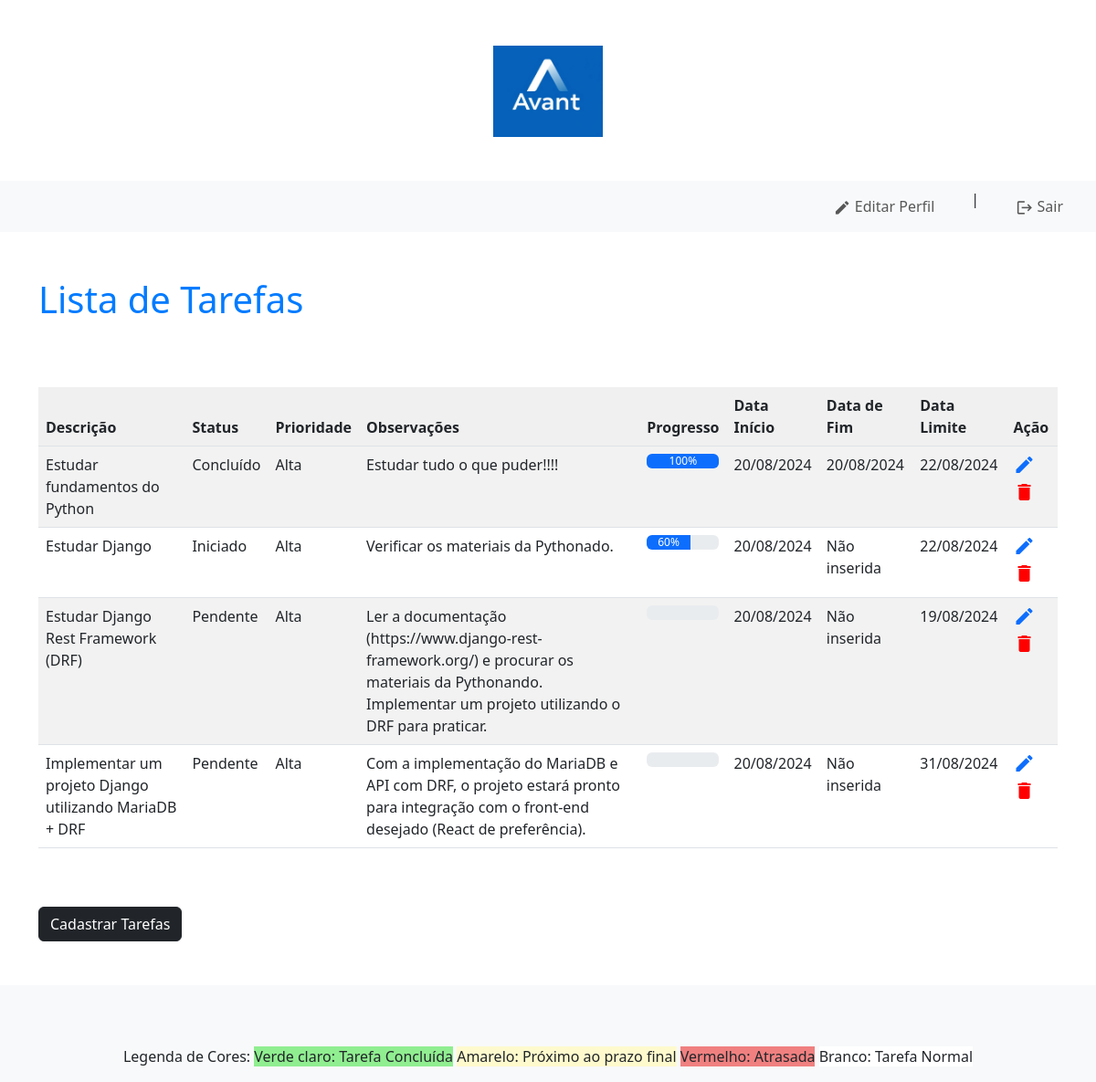
Screenshot of /tarefas/listar_tarefas/ (signed in) with the database file from the repository.
### tarefas/models.py (models this page shows, shortened)
class Tarefas(models.Model):
    status_choices = (
        (1, "Pendente"),
        (2, "Iniciado"),
        (3, "Concluído"),
        (4, "Excluído"),
    )
    prioridade_choices = (
        (1, "Baixa"),
        (2, "Média"),
        (3, "Alta"),
    )
    descricao = models.CharField(
        max_length=255, verbose_name="Descrição", null=False, blank=False
    )
    status = models.IntegerField(
        choices=status_choices, default=1, verbose_name="Status"
    )
    prioridade = models.IntegerField(
        choices=prioridade_choices, default=1, verbose_name="Prioridade"
    )
    obs = models.TextField(blank=True, null=True)
    progresso_conclusao = models.IntegerField(default=0, blank=True, null=True)
    dataInicio = models.DateTimeField(auto_now_add=True)
    dataFim = models.DateTimeField(blank=True, null=True)
    dataLimite = models.DateTimeField(blank=True, null=True)
    user = models.ForeignKey(User, on_delete=models.CASCADE)

### tarefas/views.py (the view)
# urls.py: path("listar_tarefas/", views.listar_tarefas, name="listar_tarefas"),
def listar_tarefas(request):
    if not request.user.is_authenticated:
        return redirect("/usuarios/logar")
    tarefas = (
        Tarefas.objects.filter(user=request.user)
        .exclude(status=4)
        .order_by("dataInicio")
    )  # Filtra as tarefas do usuário logado
    hoje = date.today()
    data_alerta = hoje + timedelta(days=3)  # Calcula a data com 3 dias a mais
    return render(
        request,
        "listar_tarefas.html",
        {"tarefas": tarefas, "hoje": hoje, "data_alerta": data_alerta},
    )

### tarefas/templates/listar_tarefas.html (shortened to what this page needs)
{% load static %}
<!DOCTYPE html>
<html lang="pt-br">
<head>
    <link href="https://cdn.jsdelivr.net/npm/bootstrap@5.3.0-alpha1/dist/css/bootstrap.min.css" rel="stylesheet">
    <link rel="stylesheet" href="{% static 'tarefas/css/tarefas.css' %}">
</head>
<body>
  <div class="row justify-content-center mb-5">
    <div class="col-md-4 text-center">
      <img src="{% static 'geral/img/LogoAvant1.jpg' %}" alt="Logo" class="img-fluid" style="margin-top: 50px; max-width: 200px; max-height: 100px;">
    </div>
  </div>
  <nav class="navbar navbar-expand-lg navbar-light bg-light">
    <div class="container-fluid">
      <div class="collapse navbar-collapse" id="navbarNav">
        <ul class="navbar-nav ms-auto">
          <li class="nav-item">
            <a
              class="nav-link"
              href="{% url 'editar_usuario' %}"
              aria-current="page"
            >
              <span class="material-icons icon-menu">edit</span> Editar Perfil
            </a>
          </li>
          <li class="nav-item">
            <span class="mx-3">|</span>
          </li>
          <li class="nav-item">
            <a
              class="nav-link"
              href="{% url 'deslogar' %}"
              onclick="return confirm('Deseja realmente sair?');"
            >
              <span class="material-icons icon-menu">logout</span> Sair
            </a>
          </li>
        </ul>
      </div>
    </div>
  </nav>
    <div class="container">
        <h1 class="mb-4">Lista de Tarefas</h1>
        <br>
        <br>
        <table class="table table-striped">
            <thead>
                <tr>
                    <th>Descrição</th>
                    <th>Status</th>
                    <th>Prioridade</th>
                    <th>Observações</th>
                    <th>Progresso</th>
                    <th>Data Início</th>
                    <th>Data de Fim</th>
                    <th>Data Limite</th>
                    <th>Ação</th>
                </tr>
            </thead>
            <tbody>
                {% for tarefa in tarefas %}
                <tr class="{% if tarefa.status == 3 %}concluida{% elif tarefa.dataLimite and tarefa.dataLimite|date:'Y-m-d' < hoje|date:'Y-m-d' %}atraso{% elif tarefa.dataLimite and tarefa.dataLimite|date:'Y-m-d' < data_alerta|date:'Y-m-d' %}alerta{% else %}normal{% endif %}">
                    <td>{{ tarefa.descricao }}</td>
                    <td>
                        {% if tarefa.status == 1 %}
                            Pendente
                        {% elif tarefa.status == 2 %}
                            Iniciado
                        {% elif tarefa.status == 3 %}
                            Concluído
                        {% elif tarefa.status == 4 %}
                            Excluído
                        {% endif %}
                    </td>
                    <td>
                        {% if tarefa.prioridade == 1 %}
                            Baixa
                        {% elif tarefa.prioridade == 2 %}
                            Média
                        {% elif tarefa.prioridade == 3 %}
                            Alta
                        {% endif %}
                    </td>
                    <td>{{ tarefa.obs }}</td>
                    <td>
                        <div class="progress">
                            <div class="progress-bar" role="progressbar" style="width: {{ tarefa.progresso_conclusao }}%;" aria-valuenow="{{ tarefa.progresso_conclusao }}" aria-valuemin="0" aria-valuemax="100">{{ tarefa.progresso_conclusao }}%</div>
                        </div>
                    </td>
                    <td>{{ tarefa.dataInicio|date:"d/m/Y" }}</td>
                    {% if tarefa.dataFim %}
                      <td>{{ tarefa.dataFim|date:"d/m/Y" }}</td>
                      {% else %}
                          <td> Não inserida </td>
                      {% endif %}
                      <td>{{ tarefa.dataLimite|date:"d/m/Y" }}</td>
                      <td>
                        <a href="{% url 'editar_tarefa' tarefa.id %}" class="material-icons">edit</a>
                        <a href="{% url 'excluir_tarefa' tarefa.id %}" class="material-icons my-icon-color_delete" onclick="return confirm('Tem certeza que deseja excluir a tarefa?');">delete</a>
                    </td>
                    </tr>
                {% endfor %}
            </tbody>
        </table>
        <br><br>
        <a href="{% url 'cadastrar_tarefa' %}"  class="btn btn-dark">Cadastrar Tarefas</a>
    </div>
    <footer class="footer mt-5 py-3 bg-light">
        <div class="container">
          <div class="row">
            <div class="col-md-12 text-center">
              <p class="mb-0">
                Legenda de Cores:
                <span class="concluida">Verde claro: Tarefa Concluída</span>
                <span class="alerta">Amarelo: Próximo ao prazo final</span>
                <span class="atraso">Vermelho: Atrasada</span>
                <span class="normal">Branco: Tarefa Normal</span>
              </p>
            </div>
          </div>
        </div>
      </footer>
</body>
</html>

### templates/static/tarefas/css/tarefas.css (style rules this page uses)
.table { width: 100%; }
.table th { background-color: #f0f0f0; }
.container { margin-top: 50px; }
h1 { color: #007bff; }
.my-icon-color_delete { color: red; }
a { text-decoration: none; }
.alerta { background-color: #fffacd; }
.atraso { background-color: #f08080; }
.concluida { background-color: #90EE90; }
.normal { background-color: white; }
.navbar-nav .nav-item { margin-right: 1rem; }
.icon-menu { vertical-align: middle; font-size: 1.2rem; }
.mx-3 { width: 1.2rem; }

### rows the page displays
Tarefas: descricao "Estudar fundamentos do Python", status "Concluído", prioridade "Alta", obs "Estudar tudo o que puder!!!!", progresso_conclusao "100", dataInicio "20/08/2024", dataFim "20/08/2024", dataLimite "22/08/2024"
Tarefas: descricao "Estudar Django", status "Iniciado", prioridade "Alta", obs "Verificar os materiais da Pythonado.", progresso_conclusao "60", dataInicio "20/08/2024", shows "Não inserida", dataLimite "22/08/2024"
Tarefas: descricao "Estudar Django Rest Framework (DRF)", status "Pendente", prioridade "Alta", obs "Ler a documentação (https://www.django-rest-framework.org/) e procurar os materiais da Pythonando. Implementar um projeto utilizando o DRF para praticar.", dataInicio "20/08/2024", shows "Não inserida", dataLimite "19/08/2024"
Tarefas: descricao "Implementar um projeto Django utilizando MariaDB + DRF", status "Pendente", prioridade "Alta", obs "Com a implementação do MariaDB e API com DRF, o projeto estará pronto para integração com o front-end desejado (React de preferência).", dataInicio "20/08/2024", shows "Não inserida", dataLimite "31/08/2024"
